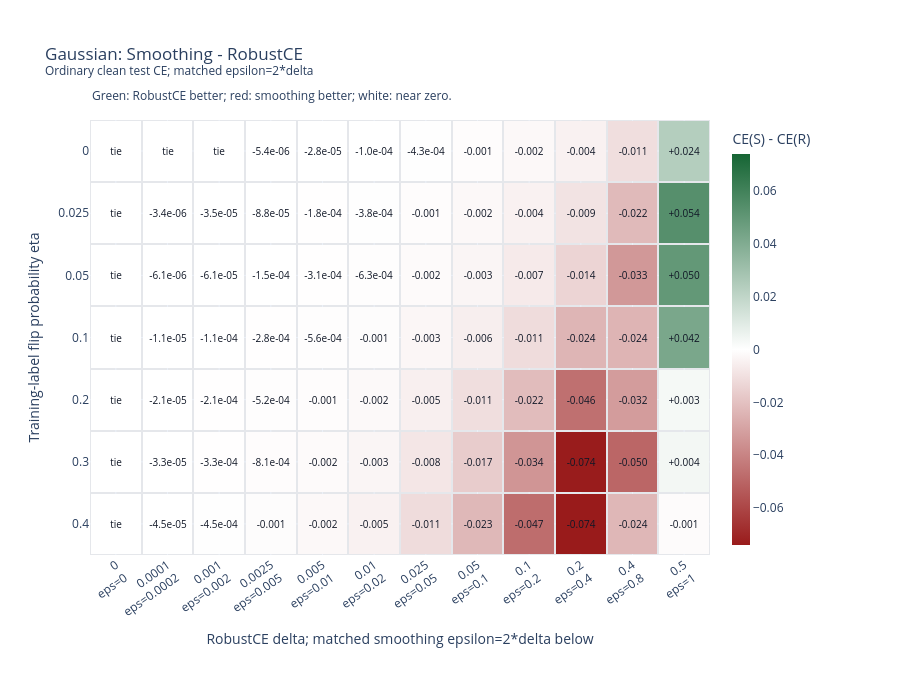

The code cell stored with this chart in its notebook:
### Markdown cell above
## 4. Smoothing minus RobustCE grid

The displayed number is **CE(Smoothing) - CE(RobustCE)**, averaged over five paired evaluation seeds.

- **Green / positive:** RobustCE is better.
- **Red / negative:** smoothing is better.
- **White:** zero or small absolute difference.
- **Saturation:** absolute magnitude on a symmetric linear scale centered at zero.

The horizontal axis lists RobustCE delta, with its matched epsilon shown below. Each tested eta/delta pair is one equal-size bin. Hover shows both test losses, paired variation, seed wins, selected learning rates, and mean prediction confidence.

Positive differences are green because they mean RobustCE has lower test CE; negative differences are red because smoothing is better. The subtraction order and numerical values are unchanged.

### Code cell
by_cell = {(row["eta"], row["delta"]): row for row in cell_records}
color_grid, text_grid, hover_grid = [], [], []
for eta in ETAS:
    colors, texts, details = [], [], []
    for delta, epsilon in PAIRS:
        row = by_cell[(eta, delta)]
        if not row["complete"]:
            colors.append(None)
            texts.append("missing")
            details.append([eta, delta, epsilon] + [None] * 13)
            continue
        difference = row["difference_mean"]
        colors.append(0.0 if abs(difference) <= WIN_ATOL else difference)
        texts.append(
            "tie" if abs(difference) <= WIN_ATOL
            else f"{difference:+.3f}" if abs(difference) >= 0.001
            else f"{difference:+.1e}"
        )
        details.append([
            eta, delta, epsilon, row["smoothing_test_ce_mean"], row["robust_test_ce_mean"],
            difference, row["relative_difference_percent"], row["difference_std"],
            row["smoothing_seed_wins"], row["robust_seed_wins"], row["paired_seeds"],
            row["smoothing_lr"], row["robust_lr"],
            100 * row["smoothing_confidence_mean"], 100 * row["robust_confidence_mean"],
            row["winner"],
        ])
    color_grid.append(colors)
    text_grid.append(texts)
    hover_grid.append(details)

color_limit = max([abs(value) for row in color_grid for value in row if value is not None] + [WIN_ATOL])
fig = go.Figure(go.Heatmap(
    x=[f"{delta:g}" for delta, _ in PAIRS],
    y=[f"{eta:g}" for eta in ETAS],
    z=color_grid, zmin=-color_limit, zmax=color_limit,
    colorscale=[[0.0, "#991b1b"], [0.5, "#ffffff"], [1.0, "#166534"]],
    text=text_grid, texttemplate="%{text}", textfont=dict(size=10, color="#111827"),
    customdata=hover_grid, xgap=2, ygap=2, hoverongaps=False,
    colorbar=dict(title="CE(S) - CE(R)", thickness=18),
    hovertemplate=(
        "eta=%{customdata[0]}<br>RobustCE delta=%{customdata[1]}<br>Smoothing epsilon=%{customdata[2]}"
        "<br>Mean Smoothing test CE=%{customdata[3]:.8f}"
        "<br>Mean RobustCE test CE=%{customdata[4]:.8f}"
        "<br>Smoothing - RobustCE=%{customdata[5]:+.8f}"
        "<br>Relative difference to RobustCE=%{customdata[6]:+.4f}%"
        "<br>Paired difference sample SD=%{customdata[7]:.8f}"
        "<br>Seed wins: Smoothing=%{customdata[8]}, RobustCE=%{customdata[9]}, paired=%{customdata[10]}"
        "<br>Selected lr: Smoothing=%{customdata[11]}, RobustCE=%{customdata[12]}"
        "<br>Mean confidence: Smoothing=%{customdata[13]:.2f}%, RobustCE=%{customdata[14]:.2f}%"
        "<br>Mean winner=%{customdata[15]}<extra></extra>"
    ),
))
fig.update_xaxes(
    title_text="RobustCE delta; matched smoothing epsilon=2*delta below",
    type="category", tickangle=-35,
    tickvals=[f"{delta:g}" for delta, _ in PAIRS],
    ticktext=[f"{delta:g}<br>eps={epsilon:g}" for delta, epsilon in PAIRS],
)
fig.update_yaxes(
    title_text="Training-label flip probability eta",
    type="category", autorange="reversed",
)
fig.update_layout(
    title="Gaussian: Smoothing - RobustCE<br><sup>Ordinary clean test CE; matched epsilon=2*delta</sup>",
    height=700, margin=dict(l=90, r=190, t=120, b=145), plot_bgcolor="#e5e7eb",
    annotations=[dict(
        x=0, y=1.08, xref="paper", yref="paper", showarrow=False, xanchor="left",
        text="Green: RobustCE better; red: smoothing better; white: near zero.",
    )],
)
fig.show(config={"displaylogo": False, "responsive": True})
fig.write_html(RUN_DIR / "smoothing_minus_robust_heatmap.html", include_plotlyjs=True, full_html=True)

### Figure 1 — Plotly figure (JSON) as saved in the notebook; plotly's stock layout.template omitted (floating-point values rounded to 4 significant figures; data arrays with more than 128 entries replaced by an {"elided": "..."} marker saying what was removed)
{"data": [{"colorbar": {"thickness": 18, "title": {"text": "CE(S) - CE(R)"}}, "colorscale": [[0.0, "#991b1b"], [0.5, "#ffffff"], [1.0, "#166534"]], "customdata": {"elided": "7x12x16 mixed values"}, "hoverongaps": false, "hovertemplate": "eta=%{customdata[0]}<br>RobustCE delta=%{customdata[1]}<br>Smoothing epsilon=%{customdata[2]}<br>Mean Smoothing test CE=%{customdata[3]:.8f}<br>Mean RobustCE test CE=%{customdata[4]:.8f}<br>Smoothing - RobustCE=%{customdata[5]:+.8f}<br>Relative difference to RobustCE=%{customdata[6]:+.4f}%<br>Paired difference sample SD=%{customdata[7]:.8f}<br>Seed wins: Smoothing=%{customdata[8]}, RobustCE=%{customdata[9]}, paired=%{customdata[10]}<br>Selected lr: Smoothing=%{customdata[11]}, RobustCE=%{customdata[12]}<br>Mean confidence: Smoothing=%{customdata[13]:.2f}%, RobustCE=%{customdata[14]:.2f}%<br>Mean winner=%{customdata[15]}<extra></extra>", "text": [["tie", "tie", "tie", "-5.4e-06", "-2.8e-05", "-1.0e-04", "-4.3e-04", "-0.001", "-0.002", "-0.004", "-0.011", "+0.024"], ["tie", "-3.4e-06", "-3.5e-05", "-8.8e-05", "-1.8e-04", "-3.8e-04", "-0.001", "-0.002", "-0.004", "-0.009", "-0.022", "+0.054"], ["tie", "-6.1e-06", "-6.1e-05", "-1.5e-04", "-3.1e-04", "-6.3e-04", "-0.002", "-0.003", "-0.007", "-0.014", "-0.033", "+0.050"], ["tie", "-1.1e-05", "-1.1e-04", "-2.8e-04", "-5.6e-04", "-0.001", "-0.003", "-0.006", "-0.011", "-0.024", "-0.024", "+0.042"], ["tie", "-2.1e-05", "-2.1e-04", "-5.2e-04", "-0.001", "-0.002", "-0.005", "-0.011", "-0.022", "-0.046", "-0.032", "+0.003"], ["tie", "-3.3e-05", "-3.3e-04", "-8.1e-04", "-0.002", "-0.003", "-0.008", "-0.017", "-0.034", "-0.074", "-0.050", "+0.004"], ["tie", "-4.5e-05", "-4.5e-04", "-0.001", "-0.002", "-0.005", "-0.011", "-0.023", "-0.047", "-0.074", "-0.024", "-0.001"]], "textfont": {"color": "#111827", "size": 10}, "texttemplate": "%{text}", "type": "heatmap", "x": ["0", "0.0001", "0.001", "0.0025", "0.005", "0.01", "0.025", "0.05", "0.1", "0.2", "0.4", "0.5"], "xgap": 2, "y": ["0", "0.025", "0.05", "0.1", "0.2", "0.3", "0.4"], "ygap": 2, "z": [[0.0, 0.0, 0.0, -5.43e-06, -2.79e-05, -0.0001043, -0.000431, -0.001022, -0.002166, -0.004476, -0.01064, 0.02371], [0.0, -3.403e-06, -3.457e-05, -8.824e-05, -0.0001821, -0.0003817, -0.001033, -0.002169, -0.004461, -0.009241, -0.02232, 0.05365], [0.0, -6.112e-06, -6.142e-05, -0.0001544, -0.000311, -0.0006298, -0.001613, -0.003285, -0.006676, -0.01386, -0.03338, 0.04958], [0.0, -1.112e-05, -0.0001112, -0.0002783, -0.0005571, -0.001116, -0.002802, -0.005642, -0.01144, -0.02398, -0.02419, 0.04237], [0.0, -2.087e-05, -0.0002088, -0.0005221, -0.001045, -0.002094, -0.005263, -0.01063, -0.02177, -0.04636, -0.03227, 0.003107], [0.0, -3.254e-05, -0.0003256, -0.0008145, -0.001631, -0.003271, -0.008241, -0.0167, -0.03441, -0.07376, -0.0496, 0.003914], [0.0, -4.537e-05, -0.0004538, -0.001135, -0.002273, -0.004555, -0.01147, -0.02316, -0.04729, -0.074, -0.02352, -0.001242]], "zmax": 0.074, "zmin": -0.074}], "layout": {"annotations": [{"showarrow": false, "text": "Green: RobustCE better; red: smoothing better; white: near zero.", "x": 0, "xanchor": "left", "xref": "paper", "y": 1.08, "yref": "paper"}], "height": 700, "margin": {"b": 145, "l": 90, "r": 190, "t": 120}, "plot_bgcolor": "#e5e7eb", "title": {"text": "Gaussian: Smoothing - RobustCE<br><sup>Ordinary clean test CE; matched epsilon=2*delta</sup>"}, "xaxis": {"tickangle": -35, "ticktext": ["0<br>eps=0", "0.0001<br>eps=0.0002", "0.001<br>eps=0.002", "0.0025<br>eps=0.005", "0.005<br>eps=0.01", "0.01<br>eps=0.02", "0.025<br>eps=0.05", "0.05<br>eps=0.1", "0.1<br>eps=0.2", "0.2<br>eps=0.4", "0.4<br>eps=0.8", "0.5<br>eps=1"], "tickvals": ["0", "0.0001", "0.001", "0.0025", "0.005", "0.01", "0.025", "0.05", "0.1", "0.2", "0.4", "0.5"], "title": {"text": "RobustCE delta; matched smoothing epsilon=2*delta below"}, "type": "category"}, "yaxis": {"autorange": "reversed", "title": {"text": "Training-label flip probability eta"}, "type": "category"}}}
